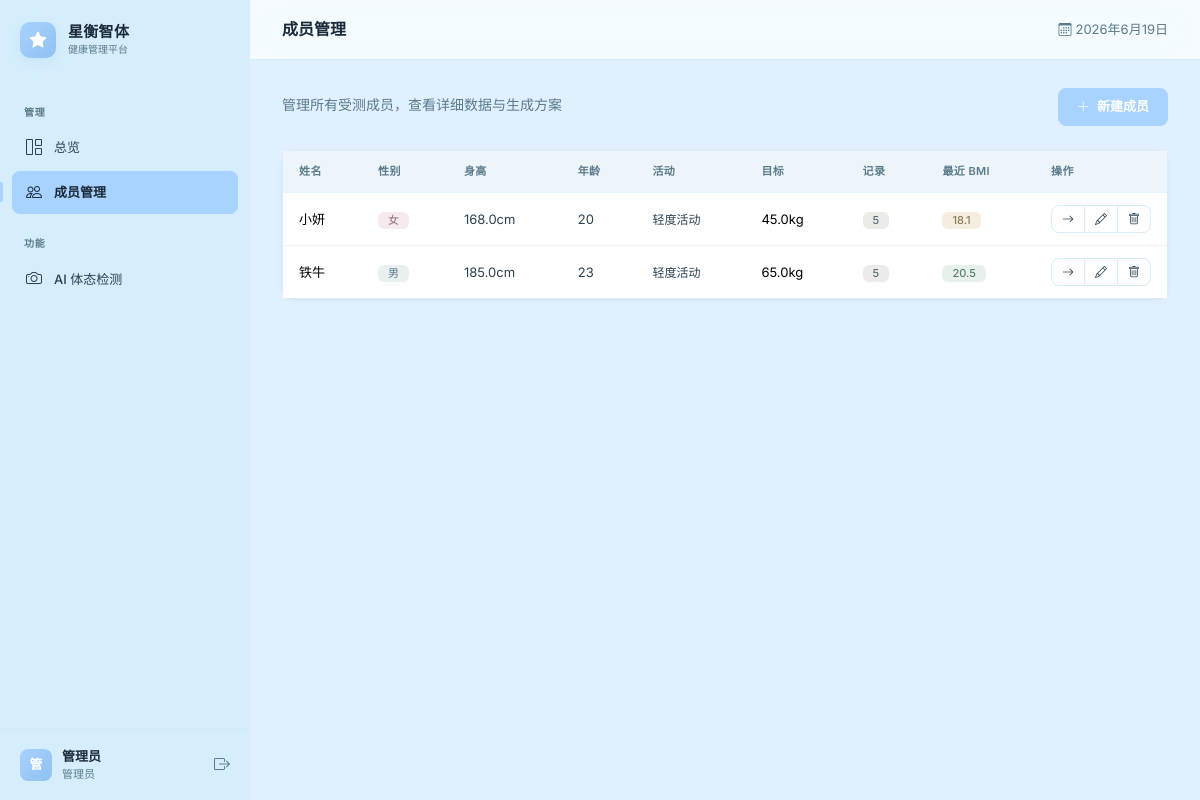
Screenshot of /members (signed in) with the database file from the repository.
### tables this page shows
CREATE TABLE "members" (
                 id INTEGER PRIMARY KEY AUTOINCREMENT,
                 name TEXT UNIQUE NOT NULL,
                 gender TEXT NOT NULL,
                 height REAL NOT NULL,
                 created_at TEXT NOT NULL, age INTEGER NOT NULL DEFAULT 25, activity TEXT NOT NULL DEFAULT '中等', target_weight REAL DEFAULT 0, target_date TEXT, account_id INTEGER);

CREATE TABLE "records" (
                id INTEGER PRIMARY KEY AUTOINCREMENT,
                member_id INTEGER NOT NULL,
                weight REAL NOT NULL,
                bmi REAL NOT NULL,
                status TEXT NOT NULL,
                plan_type TEXT,
                recorded_at TEXT NOT NULL
            );

### app.py (the view)
@app.route('/members')
@login_required(role='admin')
def member_list():
    all_members = db.get_all_members()
    member_list = []
    for m in all_members:
        info = db.get_member_full_info(m[0])
        records = db.get_member_records(m[0])
        latest = records[0] if records else None
        member_list.append({
            'id': m[0], 'name': m[1], 'gender': m[2], 'height': m[3],
            'age': info['age'] if info else 25,
            'activity': info['activity'] if info else '中度活动',
            'target_weight': info['target_weight'] if info else 0,
            'record_count': len(records),
            'latest_weight': latest[2] if latest else None,
            'latest_bmi': latest[3] if latest else None,
            'latest_status': latest[4] if latest else None,
        })
    return render_template('members.html', members=member_list)

### app.py (called while the page is built)
def login_required(role=None):
    def decorator(f):
        @wraps(f)
        def wrapped(*args, **kwargs):
            if 'account_id' not in session:
                if request.path.startswith('/api/'):
                    return jsonify({'success': False, 'message': '请先登录'})
                return redirect(url_for('welcome'))
            if role and session.get('role') != role:
                if request.path.startswith('/api/'):
                    return jsonify({'success': False, 'message': '权限不足'})
                if session['role'] == 'admin':
                    return redirect(url_for('admin_index'))
                return redirect(url_for('user_dashboard'))
            return f(*args, **kwargs)
        return wrapped
    return decorator

### database.py (called while the page is built)
def get_connection():
    conn = sqlite3.connect(DB_NAME, timeout=15)
    conn.row_factory = sqlite3.Row
    return conn

def get_all_members():
    conn = get_connection()
    members = conn.execute("SELECT id, name, gender, height FROM members ORDER BY id").fetchall()
    conn.close()
    return members

def get_member_full_info(mid):
    conn = get_connection()
    member = conn.execute(
        "SELECT id, name, gender, height, age, activity, target_weight, target_date FROM members WHERE id=?", (mid,)
    ).fetchone()
    conn.close()
    return dict(member) if member else None

def get_member_records(member_id):
    conn = get_connection()
    records = conn.execute(
        "SELECT id, recorded_at, weight, bmi, status, plan_type FROM records WHERE member_id=? ORDER BY recorded_at DESC",
        (member_id,)
    ).fetchall()
    conn.close()
    return records

### templates/members.html (shortened to what this page needs)
{% extends "base.html" %}
{% block page_title %}成员管理{% endblock %}
{% block content %}
<div class="d-flex justify-content-between align-items-center mb-4">
  <div>
    <p class="text-muted mb-0" style="margin-top:-4px;">管理所有受测成员，查看详细数据与生成方案</p>
  </div>
  <a href="{{ url_for('new_member') }}" class="btn btn-primary">
    <i class="bi bi-plus-lg me-1"></i> 新建成员
  </a>
</div>
<div class="card">
  {% if members %}
  <div class="table-wrap">
    <table class="table table-hover">
      <thead>
        <tr>
          <th>姓名</th>
          <th>性别</th>
          <th>身高</th>
          <th>年龄</th>
          <th>活动</th>
          <th>目标</th>
          <th>记录</th>
          <th>最近 BMI</th>
          <th style="width:100px;">操作</th>
        </tr>
      </thead>
      <tbody>
        {% for m in members %}
        <tr>
          <td class="fw-medium">{{ m.name }}</td>
          <td><span class="badge bg-{{ 'primary' if m.gender == '男' else 'pink' }}">{{ m.gender }}</span></td>
          <td class="text-secondary">{{ m.height }}cm</td>
          <td class="text-secondary">{{ m.age }}</td>
          <td class="text-secondary" style="font-size:12px;">{{ m.activity }}</td>
          <td>{{ m.target_weight if m.target_weight else '--' }}kg</td>
          <td><span class="badge text-bg-secondary">{{ m.record_count }}</span></td>
          <td>
            {% if m.latest_bmi %}
            <span class="badge text-bg-{{ 'success' if m.latest_status == '正常' else 'danger' if m.latest_status in ['偏胖','肥胖'] else 'warning' }}">
              {{ m.latest_bmi }}
            </span>
            {% else %}--{% endif %}
          </td>
          <td>
            <div class="btn-group btn-group-sm">
              <a href="{{ url_for('member_detail', mid=m.id) }}" class="btn btn-outline-secondary" title="进入"><i class="bi bi-arrow-right"></i></a>
              <a href="{{ url_for('edit_member', mid=m.id) }}" class="btn btn-outline-secondary" title="编辑"><i class="bi bi-pencil"></i></a>
              <button class="btn btn-outline-secondary" onclick="deleteMember({{ m.id }}, '{{ m.name }}')" title="删除"><i class="bi bi-trash"></i></button>
            </div>
          </td>
        </tr>
        {% endfor %}
      </tbody>
    </table>
  </div>
  {% else %}
  <div class="empty-state">
    <i class="bi bi-people"></i>
    <p>暂无成员</p>
    <a href="{{ url_for('new_member') }}" class="btn btn-primary">创建第一个成员</a>
  </div>
  {% endif %}
</div>
{% endblock %}

### static/css/style.css (style rules this page uses)
:root { --primary: #A8D2FF; --primary-dark: #8FC1F0; --primary-light: rgba(168, 210, 255, 0.15); --primary-glow: rgba(168, 210, 255, 0.35); --primary-gradient: linear-gradient(135deg, #A8D2FF, #8FC1F0); --primary-gradient-soft: linear-gradient(135deg, rgba(168, 210, 255, 0.1), rgba(143, 193, 240, 0.1)); --accent-mint: #DFFAF5; --bg: #E0F0FF; --bg-card: #FFFFFF; --bg-elevated: #FFFFFF; --text: #1A2A3A; --text-secondary: #2D4050; --text-muted: #5A7A8A; --border: #D6EEFC; --border-light: #E8F4FF; --shadow-sm: 0 1px 2px rgba(0, 0, 0, 0.04); --shadow: 0 1px 3px rgba(0, 0, 0, 0.04), 0 1px 6px rgba(0, 0, 0, 0.04); --shadow-md: 0 4px 12px rgba(0, 0, 0, 0.06); --shadow-lg: 0 8px 32px rgba(0, 0, 0, 0.08); --shadow-xl: 0 20px 60px rgba(0, 0, 0, 0.12); --radius: 14px; --radius-sm: 8px; --radius-lg: 18px; --radius-xl: 24px; --sidebar-bg: #D6EEFC; --sidebar-width: 250px; --transition: all 0.25s cubic-bezier(0.4, 0, 0.2, 1); --font: 'Inter', 'Microsoft YaHei', -apple-system, BlinkMacSystemFont, sans-serif; }
*, *::before, *::after { box-sizing: border-box; margin: 0; padding: 0; }
html { scroll-behavior: smooth; }
body { font-family: var(--font); background: var(--bg); color: var(--text); font-size: 14px; line-height: 1.6; -webkit-font-smoothing: antialiased; -moz-osx-font-smoothing: grayscale; }
.card { background: var(--bg-card); border: 1px solid var(--border) !important; border-radius: var(--radius) !important; box-shadow: var(--shadow); transition: var(--transition); }
.table-wrap { overflow-x: auto; }
.table { font-size: 13px; margin-bottom: 0; }
.table thead th { font-size: 11px; font-weight: 600; color: var(--text-muted); text-transform: uppercase; letter-spacing: 0.4px; border-top: none; border-bottom: 1px solid var(--border-light); padding: 12px 16px; background: #EEF5FA; }
.table td { padding: 12px 16px; vertical-align: middle; border-bottom: 1px solid #f1f5f9; }
.table tbody tr:last-child td { border-bottom: none; }
.btn { border-radius: var(--radius-sm); font-weight: 600; font-size: 13px; padding: 8px 18px; transition: var(--transition); border: 1px solid transparent; cursor: pointer; font-family: var(--font); }
.btn-primary { background: var(--primary); border-color: var(--primary); color: #fff; }
.btn-outline-secondary { border-color: var(--border); color: var(--text-secondary); background: transparent; }
.btn-group-sm .btn { padding: 4px 10px; font-size: 12px; }
.badge { font-weight: 500; font-size: 11px; padding: 3px 10px; border-radius: 6px; }
.text-bg-success { background: #E8F0EC !important; color: #5A7D6C !important; }
.text-bg-warning { background: #F5EDE0 !important; color: #8A7A5A !important; }
.text-bg-secondary { background: #EDEBE8 !important; color: #5A6B7A !important; }
.badge.bg-primary { background: #E8F0F2 !important; color: #5A7B8A !important; }
.badge.bg-pink { background: #F5EAEC !important; color: #8B6B78 !important; }
.text-muted { color: var(--text-muted) !important; }
.text-secondary { color: var(--text-secondary) !important; }
.fw-medium { font-weight: 500 !important; }

### rows the page displays
members: name "小妍", height "168.0", activity "轻度活动", target_weight "45.0"
records: latest_bmi "18.1"
members: name "铁牛", height "185.0", activity "轻度活动", target_weight "65.0"
records: latest_bmi "20.5"

### other values shown
{{ session.get('display_name', 'A')[0] }} "管"
{{ session.get('display_name', '管理员') }} "管理员"
{{ m.gender }} "女" "男"
{{ m.age }} "20" "23"
{{ m.record_count }} "5" "5"
